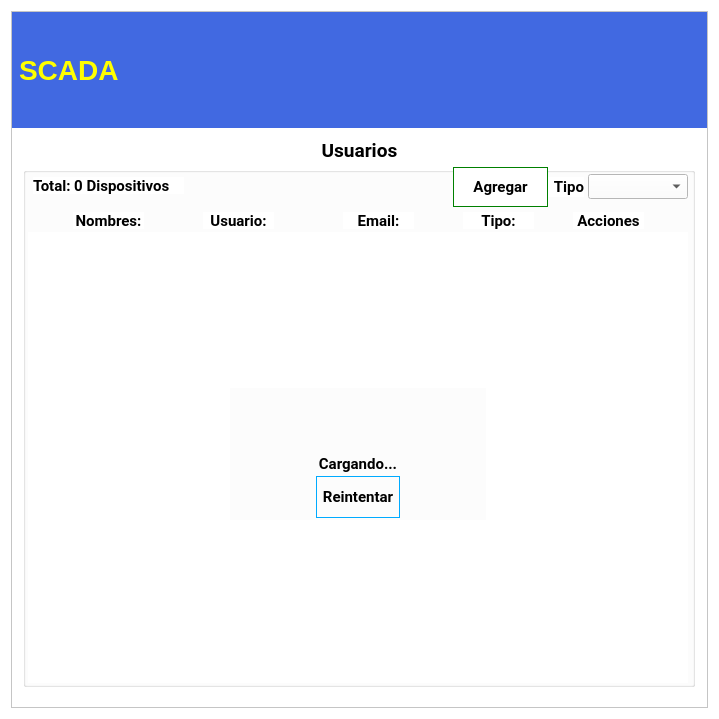
<?xml version="1.0" encoding="UTF-8"?>
<ui version="4.0">
 <class>ImportarDispositivo</class>
 <widget class="QWidget" name="ImportarDispositivo">
  <property name="windowModality">
   <enum>Qt::WindowModal</enum>
  </property>
  <property name="geometry">
   <rect>
    <x>0</x>
    <y>0</y>
    <width>719</width>
    <height>719</height>
   </rect>
  </property>
  <property name="sizePolicy">
   <sizepolicy hsizetype="Preferred" vsizetype="Maximum">
    <horstretch>0</horstretch>
    <verstretch>0</verstretch>
   </sizepolicy>
  </property>
  <property name="minimumSize">
   <size>
    <width>480</width>
    <height>620</height>
   </size>
  </property>
  <property name="font">
   <font>
    <family>Noto Serif</family>
    <pointsize>11</pointsize>
    <weight>75</weight>
    <bold>true</bold>
   </font>
  </property>
  <property name="contextMenuPolicy">
   <enum>Qt::NoContextMenu</enum>
  </property>
  <property name="windowTitle">
   <string>Sistema SCADA</string>
  </property>
  <property name="windowIcon">
   <iconset>
    <normaloff>../../../../../.designer/if_16_1751363.ico</normaloff>../../../../../.designer/if_16_1751363.ico</iconset>
  </property>
  <property name="styleSheet">
   <string notr="true">background-color: rgb(255, 255, 255);</string>
  </property>
  <property name="inputMethodHints">
   <set>Qt::ImhSensitiveData</set>
  </property>
  <layout class="QVBoxLayout" name="verticalLayout">
   <item>
    <widget class="QFrame" name="MainFrame">
     <property name="minimumSize">
      <size>
       <width>360</width>
       <height>0</height>
      </size>
     </property>
     <property name="frameShape">
      <enum>QFrame::StyledPanel</enum>
     </property>
     <property name="frameShadow">
      <enum>QFrame::Raised</enum>
     </property>
     <layout class="QVBoxLayout" name="verticalLayout_2">
      <property name="spacing">
       <number>0</number>
      </property>
      <property name="leftMargin">
       <number>0</number>
      </property>
      <property name="topMargin">
       <number>0</number>
      </property>
      <property name="rightMargin">
       <number>0</number>
      </property>
      <property name="bottomMargin">
       <number>20</number>
      </property>
      <item>
       <widget class="QFrame" name="TitleFrame">
        <property name="maximumSize">
         <size>
          <width>16777215</width>
          <height>116</height>
         </size>
        </property>
        <property name="frameShape">
         <enum>QFrame::NoFrame</enum>
        </property>
        <property name="frameShadow">
         <enum>QFrame::Plain</enum>
        </property>
        <layout class="QGridLayout" name="gridLayout">
         <property name="leftMargin">
          <number>0</number>
         </property>
         <property name="topMargin">
          <number>0</number>
         </property>
         <property name="rightMargin">
          <number>0</number>
         </property>
         <property name="bottomMargin">
          <number>0</number>
         </property>
         <property name="spacing">
          <number>0</number>
         </property>
         <item row="0" column="0">
          <widget class="QLabel" name="lblUDB">
           <property name="sizePolicy">
            <sizepolicy hsizetype="Maximum" vsizetype="Maximum">
             <horstretch>0</horstretch>
             <verstretch>0</verstretch>
            </sizepolicy>
           </property>
           <property name="minimumSize">
            <size>
             <width>0</width>
             <height>116</height>
            </size>
           </property>
           <property name="maximumSize">
            <size>
             <width>16777215</width>
             <height>116</height>
            </size>
           </property>
           <property name="styleSheet">
            <string notr="true">background-color: rgb(65, 105, 225);
margin:0px;</string>
           </property>
           <property name="frameShape">
            <enum>QFrame::NoFrame</enum>
           </property>
           <property name="text">
            <string/>
           </property>
           <property name="pixmap">
            <pixmap resource="../../resources/resources.qrc">:/source/img/logo.png</pixmap>
           </property>
           <property name="alignment">
            <set>Qt::AlignRight|Qt::AlignTrailing|Qt::AlignVCenter</set>
           </property>
          </widget>
         </item>
         <item row="0" column="2">
          <widget class="QFrame" name="ExitFrame">
           <property name="sizePolicy">
            <sizepolicy hsizetype="Maximum" vsizetype="Minimum">
             <horstretch>0</horstretch>
             <verstretch>0</verstretch>
            </sizepolicy>
           </property>
           <property name="minimumSize">
            <size>
             <width>0</width>
             <height>116</height>
            </size>
           </property>
           <property name="maximumSize">
            <size>
             <width>16777215</width>
             <height>116</height>
            </size>
           </property>
           <property name="styleSheet">
            <string notr="true">background-color: rgb(65, 105, 225);</string>
           </property>
           <property name="frameShape">
            <enum>QFrame::NoFrame</enum>
           </property>
           <property name="frameShadow">
            <enum>QFrame::Plain</enum>
           </property>
           <property name="lineWidth">
            <number>0</number>
           </property>
           <layout class="QGridLayout" name="gridLayout_4">
            <property name="leftMargin">
             <number>0</number>
            </property>
            <property name="topMargin">
             <number>0</number>
            </property>
            <property name="rightMargin">
             <number>0</number>
            </property>
            <property name="bottomMargin">
             <number>0</number>
            </property>
            <property name="spacing">
             <number>0</number>
            </property>
            <item row="0" column="1">
             <widget class="QPushButton" name="btnExit">
              <property name="sizePolicy">
               <sizepolicy hsizetype="Maximum" vsizetype="Maximum">
                <horstretch>0</horstretch>
                <verstretch>0</verstretch>
               </sizepolicy>
              </property>
              <property name="maximumSize">
               <size>
                <width>32</width>
                <height>32</height>
               </size>
              </property>
              <property name="layoutDirection">
               <enum>Qt::RightToLeft</enum>
              </property>
              <property name="text">
               <string/>
              </property>
              <property name="icon">
               <iconset resource="../../resources/resources.qrc">
                <normaloff>:/source/img/Cancelar.png</normaloff>:/source/img/Cancelar.png</iconset>
              </property>
              <property name="iconSize">
               <size>
                <width>24</width>
                <height>24</height>
               </size>
              </property>
              <property name="flat">
               <bool>true</bool>
              </property>
             </widget>
            </item>
            <item row="0" column="0" rowspan="2">
             <widget class="QLabel" name="lblIIE">
              <property name="sizePolicy">
               <sizepolicy hsizetype="Maximum" vsizetype="Preferred">
                <horstretch>0</horstretch>
                <verstretch>0</verstretch>
               </sizepolicy>
              </property>
              <property name="maximumSize">
               <size>
                <width>16777215</width>
                <height>116</height>
               </size>
              </property>
              <property name="styleSheet">
               <string notr="true">background-color: rgb(65, 105, 225);
margin:0px;</string>
              </property>
              <property name="text">
               <string/>
              </property>
              <property name="pixmap">
               <pixmap resource="../../resources/resources.qrc">:/source/img/iiie.png</pixmap>
              </property>
              <property name="scaledContents">
               <bool>false</bool>
              </property>
              <property name="alignment">
               <set>Qt::AlignCenter</set>
              </property>
             </widget>
            </item>
           </layout>
          </widget>
         </item>
         <item row="0" column="1">
          <widget class="QLabel" name="lblSCADA">
           <property name="sizePolicy">
            <sizepolicy hsizetype="Minimum" vsizetype="Maximum">
             <horstretch>0</horstretch>
             <verstretch>0</verstretch>
            </sizepolicy>
           </property>
           <property name="minimumSize">
            <size>
             <width>250</width>
             <height>116</height>
            </size>
           </property>
           <property name="maximumSize">
            <size>
             <width>16777215</width>
             <height>116</height>
            </size>
           </property>
           <property name="font">
            <font>
             <pointsize>21</pointsize>
             <weight>75</weight>
             <bold>true</bold>
            </font>
           </property>
           <property name="autoFillBackground">
            <bool>false</bool>
           </property>
           <property name="styleSheet">
            <string notr="true">color: rgb(255, 255, 0);background-color: rgb(65, 105, 225);
margin:0px;</string>
           </property>
           <property name="text">
            <string>SCADA</string>
           </property>
          </widget>
         </item>
        </layout>
       </widget>
      </item>
      <item>
       <widget class="QLabel" name="lblTitle">
        <property name="sizePolicy">
         <sizepolicy hsizetype="Minimum" vsizetype="Maximum">
          <horstretch>0</horstretch>
          <verstretch>0</verstretch>
         </sizepolicy>
        </property>
        <property name="maximumSize">
         <size>
          <width>16777215</width>
          <height>51</height>
         </size>
        </property>
        <property name="font">
         <font>
          <family>Roboto</family>
          <pointsize>14</pointsize>
          <weight>75</weight>
          <bold>true</bold>
         </font>
        </property>
        <property name="styleSheet">
         <string notr="true">margin-top:5px;</string>
        </property>
        <property name="text">
         <string>Usuarios</string>
        </property>
        <property name="alignment">
         <set>Qt::AlignCenter</set>
        </property>
       </widget>
      </item>
      <item alignment="Qt::AlignHCenter">
       <widget class="QGroupBox" name="ContentBox">
        <property name="sizePolicy">
         <sizepolicy hsizetype="Fixed" vsizetype="Fixed">
          <horstretch>0</horstretch>
          <verstretch>0</verstretch>
         </sizepolicy>
        </property>
        <property name="minimumSize">
         <size>
          <width>672</width>
          <height>520</height>
         </size>
        </property>
        <property name="font">
         <font>
          <family>Roboto</family>
          <pointsize>11</pointsize>
          <weight>75</weight>
          <bold>true</bold>
         </font>
        </property>
        <property name="styleSheet">
         <string notr="true">background-color: rgb(255, 255, 255);</string>
        </property>
        <widget class="QScrollArea" name="ContainerScroll">
         <property name="geometry">
          <rect>
           <x>5</x>
           <y>65</y>
           <width>660</width>
           <height>451</height>
          </rect>
         </property>
         <property name="minimumSize">
          <size>
           <width>660</width>
           <height>0</height>
          </size>
         </property>
         <property name="maximumSize">
          <size>
           <width>16777215</width>
           <height>167777</height>
          </size>
         </property>
         <property name="frameShape">
          <enum>QFrame::NoFrame</enum>
         </property>
         <property name="lineWidth">
          <number>0</number>
         </property>
         <property name="horizontalScrollBarPolicy">
          <enum>Qt::ScrollBarAlwaysOff</enum>
         </property>
         <property name="widgetResizable">
          <bool>false</bool>
         </property>
         <widget class="QWidget" name="ScrollContainer">
          <property name="geometry">
           <rect>
            <x>0</x>
            <y>0</y>
            <width>660</width>
            <height>450</height>
           </rect>
          </property>
          <property name="minimumSize">
           <size>
            <width>0</width>
            <height>450</height>
           </size>
          </property>
          <layout class="QVBoxLayout" name="verticalLayout_3">
           <property name="spacing">
            <number>0</number>
           </property>
           <property name="leftMargin">
            <number>0</number>
           </property>
           <property name="topMargin">
            <number>5</number>
           </property>
           <property name="rightMargin">
            <number>0</number>
           </property>
           <property name="bottomMargin">
            <number>10</number>
           </property>
           <item alignment="Qt::AlignHCenter|Qt::AlignVCenter">
            <widget class="QFrame" name="UtilsFrame">
             <property name="minimumSize">
              <size>
               <width>256</width>
               <height>132</height>
              </size>
             </property>
             <property name="maximumSize">
              <size>
               <width>128</width>
               <height>128</height>
              </size>
             </property>
             <property name="styleSheet">
              <string notr="true">background-color: rgb(252, 252, 252);</string>
             </property>
             <property name="frameShape">
              <enum>QFrame::NoFrame</enum>
             </property>
             <property name="frameShadow">
              <enum>QFrame::Plain</enum>
             </property>
             <property name="lineWidth">
              <number>0</number>
             </property>
             <layout class="QVBoxLayout" name="utilsLayout">
              <property name="spacing">
               <number>0</number>
              </property>
              <property name="leftMargin">
               <number>0</number>
              </property>
              <property name="topMargin">
               <number>0</number>
              </property>
              <property name="rightMargin">
               <number>0</number>
              </property>
              <property name="bottomMargin">
               <number>0</number>
              </property>
              <item alignment="Qt::AlignHCenter">
               <widget class="QLabel" name="Status">
                <property name="maximumSize">
                 <size>
                  <width>64</width>
                  <height>64</height>
                 </size>
                </property>
                <property name="text">
                 <string/>
                </property>
                <property name="pixmap">
                 <pixmap resource="../../resources/resources.qrc">:/source/img/Cargando.gif</pixmap>
                </property>
                <property name="scaledContents">
                 <bool>true</bool>
                </property>
               </widget>
              </item>
              <item>
               <widget class="QLabel" name="lblStatus">
                <property name="maximumSize">
                 <size>
                  <width>16777215</width>
                  <height>24</height>
                 </size>
                </property>
                <property name="font">
                 <font>
                  <family>Roboto</family>
                  <pointsize>11</pointsize>
                  <weight>75</weight>
                  <bold>true</bold>
                 </font>
                </property>
                <property name="text">
                 <string>Cargando...</string>
                </property>
                <property name="alignment">
                 <set>Qt::AlignCenter</set>
                </property>
               </widget>
              </item>
              <item alignment="Qt::AlignHCenter">
               <widget class="QPushButton" name="btnReload">
                <property name="minimumSize">
                 <size>
                  <width>0</width>
                  <height>16</height>
                 </size>
                </property>
                <property name="maximumSize">
                 <size>
                  <width>132</width>
                  <height>42</height>
                 </size>
                </property>
                <property name="font">
                 <font>
                  <family>Roboto</family>
                  <pointsize>11</pointsize>
                  <weight>75</weight>
                  <bold>true</bold>
                 </font>
                </property>
                <property name="styleSheet">
                 <string notr="true">border: 1px solid rgb(0, 170, 255);padding:5px;</string>
                </property>
                <property name="text">
                 <string>Reintentar</string>
                </property>
                <property name="icon">
                 <iconset resource="../../resources/resources.qrc">
                  <normaloff>:/source/img/retry.png</normaloff>:/source/img/retry.png</iconset>
                </property>
                <property name="iconSize">
                 <size>
                  <width>24</width>
                  <height>24</height>
                 </size>
                </property>
                <property name="flat">
                 <bool>true</bool>
                </property>
               </widget>
              </item>
             </layout>
            </widget>
           </item>
          </layout>
         </widget>
        </widget>
        <widget class="QLabel" name="txtCount">
         <property name="geometry">
          <rect>
           <x>10</x>
           <y>10</y>
           <width>151</width>
           <height>17</height>
          </rect>
         </property>
         <property name="font">
          <font>
           <family>Roboto</family>
           <pointsize>11</pointsize>
           <weight>75</weight>
           <bold>true</bold>
          </font>
         </property>
         <property name="text">
          <string>Total: 0 Dispositivos</string>
         </property>
        </widget>
        <widget class="QLabel" name="lblTipo">
         <property name="geometry">
          <rect>
           <x>520</x>
           <y>10</y>
           <width>41</width>
           <height>20</height>
          </rect>
         </property>
         <property name="font">
          <font>
           <family>Roboto</family>
           <pointsize>11</pointsize>
           <weight>75</weight>
           <bold>true</bold>
          </font>
         </property>
         <property name="text">
          <string>Tipo</string>
         </property>
         <property name="alignment">
          <set>Qt::AlignRight|Qt::AlignTrailing|Qt::AlignVCenter</set>
         </property>
        </widget>
        <widget class="QComboBox" name="cmbTipo">
         <property name="geometry">
          <rect>
           <x>565</x>
           <y>7</y>
           <width>100</width>
           <height>25</height>
          </rect>
         </property>
         <property name="insertPolicy">
          <enum>QComboBox::InsertAtTop</enum>
         </property>
        </widget>
        <widget class="QPushButton" name="btnAgregar">
         <property name="geometry">
          <rect>
           <x>430</x>
           <y>0</y>
           <width>95</width>
           <height>40</height>
          </rect>
         </property>
         <property name="sizePolicy">
          <sizepolicy hsizetype="Fixed" vsizetype="Fixed">
           <horstretch>0</horstretch>
           <verstretch>0</verstretch>
          </sizepolicy>
         </property>
         <property name="minimumSize">
          <size>
           <width>92</width>
           <height>38</height>
          </size>
         </property>
         <property name="maximumSize">
          <size>
           <width>128</width>
           <height>48</height>
          </size>
         </property>
         <property name="font">
          <font>
           <family>Roboto</family>
           <pointsize>11</pointsize>
           <weight>75</weight>
           <bold>true</bold>
          </font>
         </property>
         <property name="styleSheet">
          <string notr="true">border:1px solid green;top:0px;</string>
         </property>
         <property name="text">
          <string>Agregar</string>
         </property>
         <property name="icon">
          <iconset resource="../../resources/resources.qrc">
           <normaloff>:/source/img/Agregar.png</normaloff>:/source/img/Agregar.png</iconset>
         </property>
         <property name="iconSize">
          <size>
           <width>24</width>
           <height>24</height>
          </size>
         </property>
         <property name="shortcut">
          <string notr="true"/>
         </property>
         <property name="checkable">
          <bool>false</bool>
         </property>
         <property name="flat">
          <bool>true</bool>
         </property>
        </widget>
        <widget class="QLabel" name="lblNombre">
         <property name="geometry">
          <rect>
           <x>50</x>
           <y>45</y>
           <width>71</width>
           <height>17</height>
          </rect>
         </property>
         <property name="font">
          <font>
           <family>Roboto</family>
           <pointsize>11</pointsize>
           <weight>75</weight>
           <bold>true</bold>
          </font>
         </property>
         <property name="text">
          <string>Nombres:</string>
         </property>
         <property name="alignment">
          <set>Qt::AlignCenter</set>
         </property>
        </widget>
        <widget class="QLabel" name="lblNombre_2">
         <property name="geometry">
          <rect>
           <x>180</x>
           <y>45</y>
           <width>71</width>
           <height>17</height>
          </rect>
         </property>
         <property name="font">
          <font>
           <family>Roboto</family>
           <pointsize>11</pointsize>
           <weight>75</weight>
           <bold>true</bold>
          </font>
         </property>
         <property name="text">
          <string>Usuario:</string>
         </property>
         <property name="alignment">
          <set>Qt::AlignCenter</set>
         </property>
        </widget>
        <widget class="QLabel" name="lblNombre_3">
         <property name="geometry">
          <rect>
           <x>320</x>
           <y>45</y>
           <width>71</width>
           <height>17</height>
          </rect>
         </property>
         <property name="font">
          <font>
           <family>Roboto</family>
           <pointsize>11</pointsize>
           <weight>75</weight>
           <bold>true</bold>
          </font>
         </property>
         <property name="text">
          <string>Email:</string>
         </property>
         <property name="alignment">
          <set>Qt::AlignCenter</set>
         </property>
        </widget>
        <widget class="QLabel" name="lblNombre_4">
         <property name="geometry">
          <rect>
           <x>440</x>
           <y>45</y>
           <width>71</width>
           <height>17</height>
          </rect>
         </property>
         <property name="font">
          <font>
           <family>Roboto</family>
           <pointsize>11</pointsize>
           <weight>75</weight>
           <bold>true</bold>
          </font>
         </property>
         <property name="text">
          <string>Tipo:</string>
         </property>
         <property name="alignment">
          <set>Qt::AlignCenter</set>
         </property>
        </widget>
        <widget class="QLabel" name="lblNombre_5">
         <property name="geometry">
          <rect>
           <x>550</x>
           <y>45</y>
           <width>71</width>
           <height>17</height>
          </rect>
         </property>
         <property name="font">
          <font>
           <family>Roboto</family>
           <pointsize>11</pointsize>
           <weight>75</weight>
           <bold>true</bold>
          </font>
         </property>
         <property name="text">
          <string>Acciones</string>
         </property>
         <property name="alignment">
          <set>Qt::AlignCenter</set>
         </property>
        </widget>
       </widget>
      </item>
     </layout>
    </widget>
   </item>
  </layout>
 </widget>
 <resources>
  <include location="../../resources/resources.qrc"/>
  <include location="../../resources/resources.qrc"/>
  <include location="../../resources/resources.qrc"/>
 </resources>
 <connections/>
</ui>
